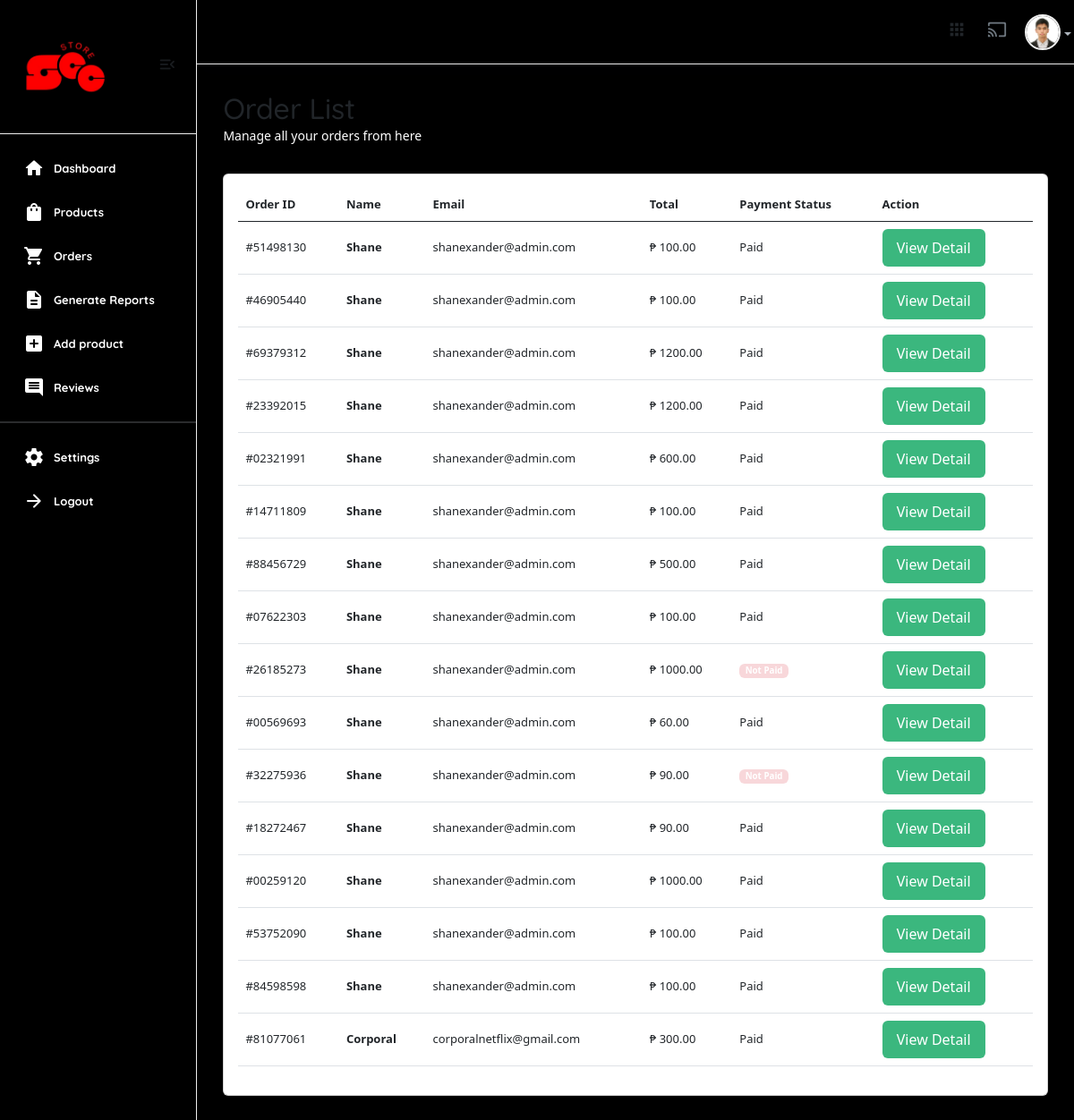
Page /useradmin/orders/ (signed in) on the committed database.
### userauths/models.py (models this page shows, shortened)
class User(AbstractUser):
    email = models.EmailField(unique=True)
    username = models.CharField(max_length=100)
    bio = models.CharField(max_length=100)
    password = models.CharField(max_length=255)
    avatar = models.ImageField(upload_to='image/')
    USERNAME_FIELD = "email"
    REQUIRED_FIELDS = ['username']

class Profile(models.Model):
    user = models.OneToOneField(User, on_delete=models.CASCADE)
    image = models.ImageField(upload_to="image")
    full_name = models.CharField(max_length=200, null=True, blank=True)
    bio = models.CharField(max_length=200, null=True, blank=True)
    phone = models.CharField(max_length=200) # +234 (456) - 789
    address = models.CharField(max_length=200, null=True, blank=True)
    country = models.CharField(max_length=200, null=True, blank=True)
    relative_students = models.ManyToManyField(User, blank=True, related_name='parents', symmetrical=False)
    verified = models.BooleanField(default=False)

### core/models.py (models this page shows)
class CartOrder(models.Model):
    user = models.ForeignKey(User, on_delete=models.CASCADE,)
    full_name = models.CharField(max_length=100, null=True, blank=True)
    email = models.CharField(max_length=100, null=True, blank=True)
    phone = models.CharField(max_length=100, null=True, blank=True)
    address = models.CharField(max_length=100, null=True, blank=True)
    city = models.CharField(max_length=100, null=True, blank=True)
    state = models.CharField(max_length=100, null=True, blank=True)
    country = models.CharField(max_length=100, null=True, blank=True)
    price = models.DecimalField(max_digits=12, decimal_places=2, default="1.99")
    vat = models. DecimalField(max_digits=12, decimal_places=2, default="0.00")
    saved = models.DecimalField(max_digits=12, decimal_places=2, default="0.00")
    coupons = models.ManyToManyField("core.Coupon", blank=True)
    paid_status = models.BooleanField(default=False)
    order_date = models.DateTimeField(auto_now_add=False, null=True, default=timezone.now)
    product_status = models.CharField(choices=STATUS_CHOICES, max_length=30, default="processing")
    sku = ShortUUIDField(null=True, blank=True, length=5, prefix="SKU", max_length=20, alphabet="abcd1234")
    oid = ShortUUIDField(null=True, blank=True, length=8, max_length=20, alphabet="1234567890")
    date = models.DateTimeField(default=timezone.now, null=True, blank=True)
    stripe_payment_intent = models.CharField(max_length=1000, null=True, blank=True)
    class Meta:
        verbose_name_plural = "Cart Order"

### useradmin/views.py (the view)
# urls.py: path("orders/", views.orders, name="orders"),
@user_passes_test(is_admin)
def orders(request):
    orders = CartOrder.objects.all()
    context = {
        'orders':orders,
    }
    return render(request, "useradmin/orders.html", context)

### core/context_processor.py (called while the page is built)
def default(request):
    categories = Category.objects.all()
    vendors = Vendor.objects.all()
    min_max_price = Product.objects.aggregate(Min("price"), Max("price"))
    try:
        address = Address.objects.get(user=request.user)
    except:
        address = None
    return {
        'categories': categories,
        'address':address,
        'vendors': vendors,
        'min_max_price':min_max_price
    }

### useradmin/views.py (called while the page is built)
def is_admin(user):
    return user.groups.filter(name='Staff').exists()

### templates/useradmin/orders.html (shortened to what this page needs)
{% extends 'useradmin/base.html' %}
{% load static %}
{% load humanize %}
{% block content %}
<section class="content-main">
    <div class="content-header">
        <div>
            <h2 class="content-title cards-title">Order List</h2>
            <p>Manage all your orders from here</p>
        </div>
    </div>
    <div class="card mb-4">
        <div class="card-body">
            <div class="table-responsive">
                <table class="table table-hover">
                    <thead>
                            <tr>
                            <th>Order ID</th>
                            <th scope="col">Name</th>
                            <th scope="col">Email</th>
                            <th scope="col">Total</th>
                            <th scope="col">Payment Status</th>
                            <th scope="col">Action</th>
                        </tr>
                    </thead>
                    <tbody>
                        {% for c in orders %}
                            <tr>
                                <td>#{{c.oid}}</td>
                                <td><b>{{c.full_name|title}}</b></td>
                                <td>{{c.email}}</td>
                                <td>₱ {{c.price}}</td>
                                {% if c.paid_status == True %}
                                    <td>Paid</td>
                                {% else %}
                                    <td><span class="badge alert-danger">Not Paid</span></td>
                                {% endif %}
                                <td>
                                    <a href="{% url 'useradmin:order_detail' c.id %}" class="btn btn-md rounded font-sm">View Detail</a>
                                </td>
                            </tr>
                        {% endfor %}
                    </tbody>
                </table>
            </div>
        </div>
    </div>
</section>
{% endblock content %}

### templates/useradmin/base.html (shortened to what this page needs)
{% load static %}
<!DOCTYPE html>
<html lang="en">
    <head>
        <link href="{% static 'assets2/css/main.css' %}" rel="stylesheet" type="text/css" />
        <link rel="stylesheet" href="https://cdnjs.cloudflare.com/ajax/libs/font-awesome/6.0.0/css/all.min.css" />
        <link href="https://cdn.jsdelivr.net/npm/select2@4.0.13/dist/css/select2.min.css" rel="stylesheet" />
        <link href="https://cdn.datatables.net/v/bs5/moment-2.29.4/jszip-3.10.1/dt-2.2.2/af-2.7.0/b-3.2.2/b-html5-3.2.2/b-print-3.2.2/cr-2.0.4/date-1.5.5/fc-5.0.4/fh-4.0.1/kt-2.12.1/r-3.0.4/rg-1.5.1/rr-1.5.0/sc-2.4.3/sb-1.8.2/sp-2.3.3/sl-3.0.0/datatables.min.css" rel="stylesheet">
        <link href="https://cdn.jsdelivr.net/npm/bootstrap@5.0.2/dist/css/bootstrap.min.css" rel="stylesheet">
        <link rel="stylesheet" href="{% static 'css/dataTables.bootstrap4.min.css' %}">
        <link rel="stylesheet" href="https://cdn.datatables.net/buttons/2.4.2/css/buttons.bootstrap4.min.css">
        <link href="https://cdn.jsdelivr.net/npm/bootstrap@5.3.0/dist/css/bootstrap.min.css" rel="stylesheet">
        <link href="https://cdn.jsdelivr.net/npm/bootstrap-icons@1.10.5/font/bootstrap-icons.css" rel="stylesheet">
    </head>
    <body>
        <aside class="navbar-aside" id="offcanvas_aside">
            <div class="aside-top">
                <a href="{% url 'useradmin:dashboard' %}" class="brand-wrap">
                    <img src="{% static 'assets/imgs/theme/owshit.png' %}" class="logo" alt="E-commerce Dashboard" />
                </a>
                <div>
                    <button class="btn btn-icon btn-aside-minimize"><i class="text-muted material-icons md-menu_open"> </i></button>
                </div>
            </div>
            <nav>
                <ul class="menu-aside">
                    <li class="menu-item active">
                        <a class="menu-link" href="{% url 'useradmin:dashboard' %}">
                            <i class="icon material-icons md-home"></i>
                            <span class="text">Dashboard</span>
                        </a>
                    </li>
                    <li class="menu-item">
                        <a class="menu-link" href="{% url 'useradmin:dashboard-products' %}">
                            <i class="icon material-icons md-shopping_bag"></i>
                            <span class="text">Products</span>
                        </a>
                    </li>
                    <li class="menu-item">
                        <a class="menu-link" href="{% url 'useradmin:orders' %}">
                            <i class="icon material-icons md-shopping_cart"></i>
                            <span class="text">Orders</span>
                        </a>
                    </li>
                    <li class="menu-item ">
                        <a class="menu-link" href="{% url 'useradmin:generate-reports' %}">
                            <i class="icon material-icons md-description"></i>
                            <span class="text">Generate Reports</span>
                        </a>
                    </li>
                    <li class="menu-item ">
                        <a class="menu-link" href="{% url 'useradmin:dashboard-add-products' %}">
                            <i class="icon material-icons md-add_box"></i>
                            <span class="text">Add product</span>
                        </a>
                    </li>
                    <li class="menu-item">
                        <a class="menu-link" href="{% url 'useradmin:reviews'%}">
                            <i class="icon material-icons md-comment"></i>
                            <span class="text">Reviews</span>
                        </a>
                    </li>
                </ul>
                <hr />
                <ul class="menu-aside">
                    <li class="menu-item">
                        <a class="menu-link" href="{% url 'useradmin:settings' %}">
                            <i class="icon material-icons md-settings"></i>
                            <span class="text">Settings</span>
                        </a>
                    </li>
                    <li class="menu-item">
                        <a class="menu-link" href="{% url 'userauths:sign-out' %}">
                            <i class="icon material-icons md-arrow_forward"></i>
                            <span class="text">Logout</span>
                        </a>
                    </li>
                </ul>
                <br />
                <br />
            </nav>
        </aside>
        <main class="main-wrap">
             <header class="main-header navbar">
                <div class="col-nav">
                    <button class="btn btn-icon btn-mobile me-auto" data-trigger="#offcanvas_aside"><i class="material-icons md-apps"></i></button>
                    <ul class="nav">
                        <li class="nav-item">
                            <a href="#" class="requestfullscreen nav-link btn-icon"><i class="material-icons md-cast"></i></a>
                        </li>
                        <li class="dropdown nav-item">
                            <a class="dropdown-toggle" data-bs-toggle="dropdown" href="#" id="dropdownAccount" aria-expanded="false">
                                {% if request.user.profile.image %}
                                <img class="img-xs rounded-circle" src="{{request.user.profile.image.url}}" alt="User" />
                                {% else %}
                                <img class="img-xs rounded-circle" src="https://www.shutterstock.com/image-vector/vector-flat-illustration-grayscale-avatar-600nw-2281862025.jpg" alt="User" />
                                {% endif %}
                            </a>
                        </li>
                    </ul>
                </div>
            </header>
            {% block content %}
            {% endblock content %}
        </main>
    </body>
</html>

### rows in the picture
User: user.profile.image (picture)
CartOrder: oid "51498130", full_name "Shane", email "shanexander@admin.com", price "100.00", paid_status "Paid"
CartOrder: oid "46905440", full_name "Shane", email "shanexander@admin.com", price "100.00", paid_status "Paid"
CartOrder: oid "69379312", full_name "Shane", email "shanexander@admin.com", price "1200.00", paid_status "Paid"
CartOrder: oid "23392015", full_name "Shane", email "shanexander@admin.com", price "1200.00", paid_status "Paid"
CartOrder: oid "02321991", full_name "Shane", email "shanexander@admin.com", price "600.00", paid_status "Paid"
CartOrder: oid "14711809", full_name "Shane", email "shanexander@admin.com", price "100.00", paid_status "Paid"
CartOrder: oid "88456729", full_name "Shane", email "shanexander@admin.com", price "500.00", paid_status "Paid"
CartOrder: oid "07622303", full_name "Shane", email "shanexander@admin.com", price "100.00", paid_status "Paid"
CartOrder: oid "26185273", full_name "Shane", email "shanexander@admin.com", price "1000.00", paid_status "Not Paid"
CartOrder: oid "00569693", full_name "Shane", email "shanexander@admin.com", price "60.00", paid_status "Paid"
CartOrder: oid "32275936", full_name "Shane", email "shanexander@admin.com", price "90.00", paid_status "Not Paid"
CartOrder: oid "18272467", full_name "Shane", email "shanexander@admin.com", price "90.00", paid_status "Paid"
CartOrder: oid "00259120", full_name "Shane", email "shanexander@admin.com", price "1000.00", paid_status "Paid"
CartOrder: oid "53752090", full_name "Shane", email "shanexander@admin.com", price "100.00", paid_status "Paid"
CartOrder: oid "84598598", full_name "Shane", email "shanexander@admin.com", price "100.00", paid_status "Paid"
CartOrder: oid "81077061", full_name "Corporal", email "corporalnetflix@gmail.com", price "300.00", paid_status "Paid"
